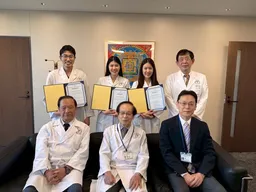
#> input picture photos/cjimc-1.webp, 256 x 192 px, shrunk from 1477 x 1108 before the run, given in place of src.png, which was not available
$ python trace.py ../photos/cjimc-1.webp
#> lines starting #> are read from the running program, lines starting #| are printed output that depends on the picture; pictures that were not available may be replaced by others from this repository, and a replacement may not be noted
import numpy as np, potrace, sys
from PIL import Image, ImageFilter
import cv2

S = 8  # upscale factor
src = Image.open('src.png').convert('RGB')
#> src is the input picture: PIL image 256x192 RGB; mean R, G, B 138.8, 121.4, 107.3
W, H = src.size
#> W = 256; H = 192
big = np.array(src.resize((W*S, H*S), Image.LANCZOS)).astype(np.float32)
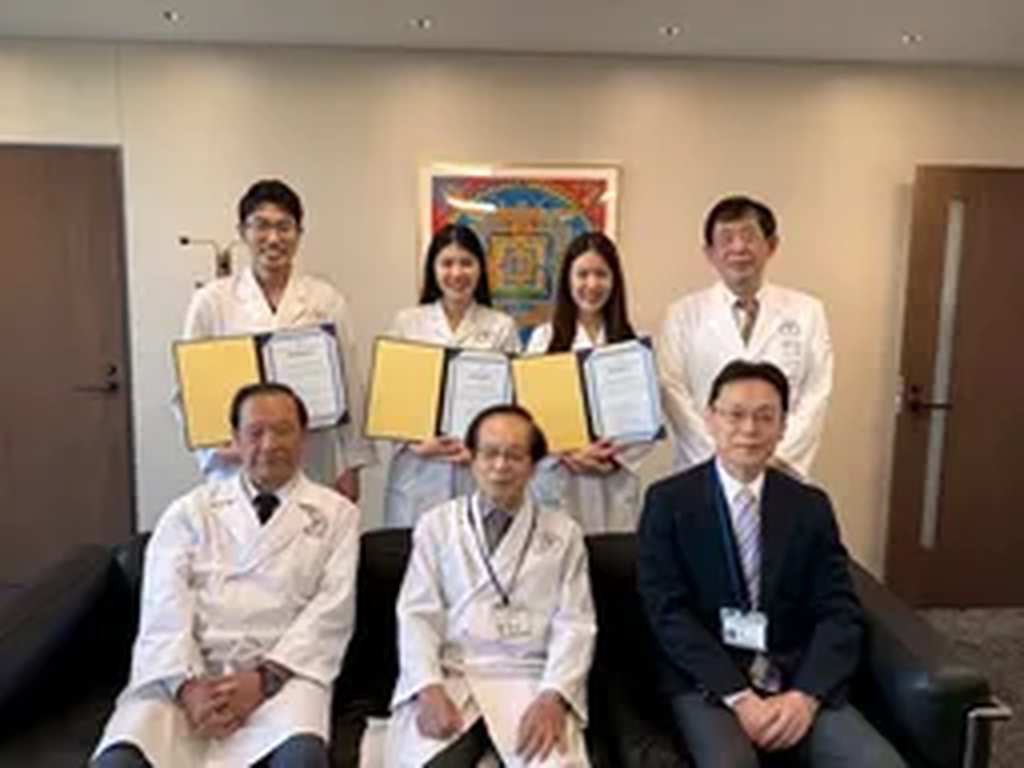
#> big: shape (1536, 2048, 3) float32 (shown at 1/2 size); mean R, G, B 138.8, 121.3, 107.2

cols = {
    'orange': (246, 123, 30),
    'yellow': (251, 249, 9),
    'red':    (251, 9, 15),
    'grey':   (177, 175, 177),
    'green':  (24, 120, 54),
    'white':  (255, 255, 255),
}
names = list(cols)
C = np.array([cols[n] for n in names], np.float32)
d = ((big[:, :, None, :] - C[None, None]) ** 2).sum(-1)
lab = d.argmin(-1)
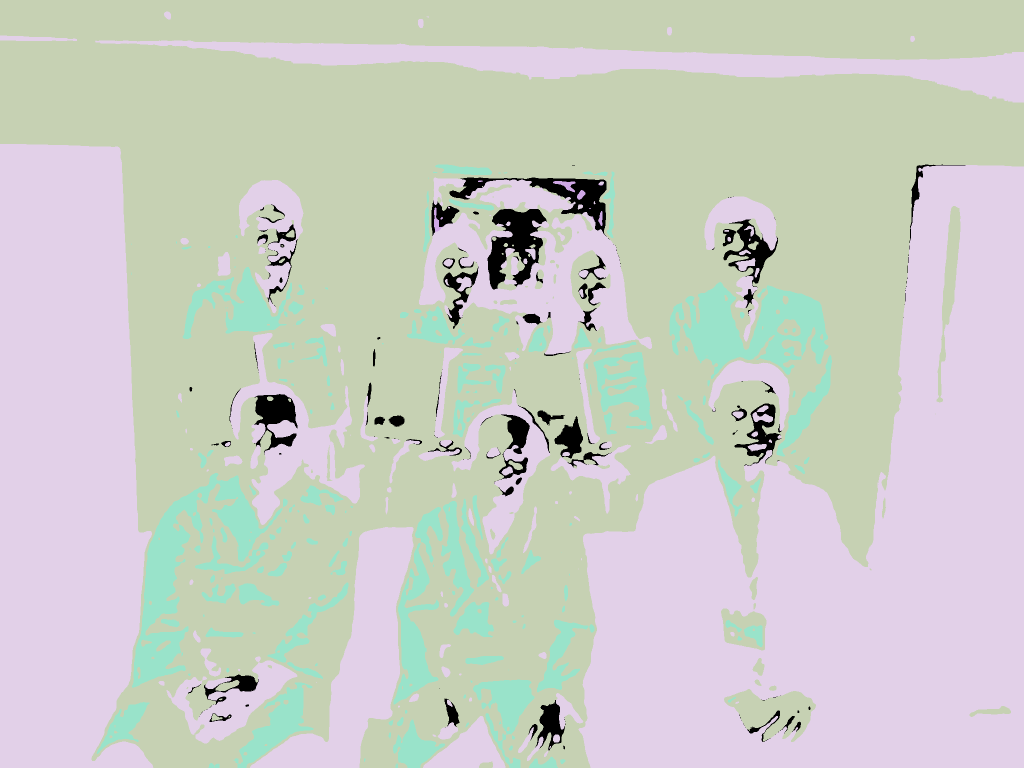
#> lab: shape (1536, 2048) int64 (shown at 1/2 size); 6 distinct labels, from 0 to 5; one colour per label, 0 black

def curve_path(curve):
    p = curve.start_point
    out = [f'M{p.x/S:.2f},{p.y/S:.2f}']
    for seg in curve.segments:
        if seg.is_corner:
            out.append(f'L{seg.c.x/S:.2f},{seg.c.y/S:.2f}L{seg.end_point.x/S:.2f},{seg.end_point.y/S:.2f}')
        else:
            out.append(f'C{seg.c1.x/S:.2f},{seg.c1.y/S:.2f} {seg.c2.x/S:.2f},{seg.c2.y/S:.2f} {seg.end_point.x/S:.2f},{seg.end_point.y/S:.2f}')
    out.append('Z')
    return ''.join(out)

paths = {}
for n in sys.argv[1:]:
#> (the run stopped early here; a loop or call above may not have finished)

$ run again, on photos/cjimc-2.webp
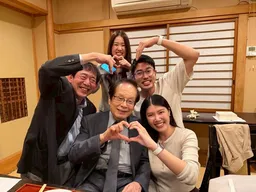
#> input picture photos/cjimc-2.webp, 256 x 192 px, shrunk from 1477 x 1108 before the run, given in place of src.png, which was not available
#> src is the input picture: PIL image 256x192 RGB; mean R, G, B 145.8, 108.4, 78.2
#> `big = np.array(src.resize((W*S, H*S), Image.LANCZOS)).astype(np.float32)`:
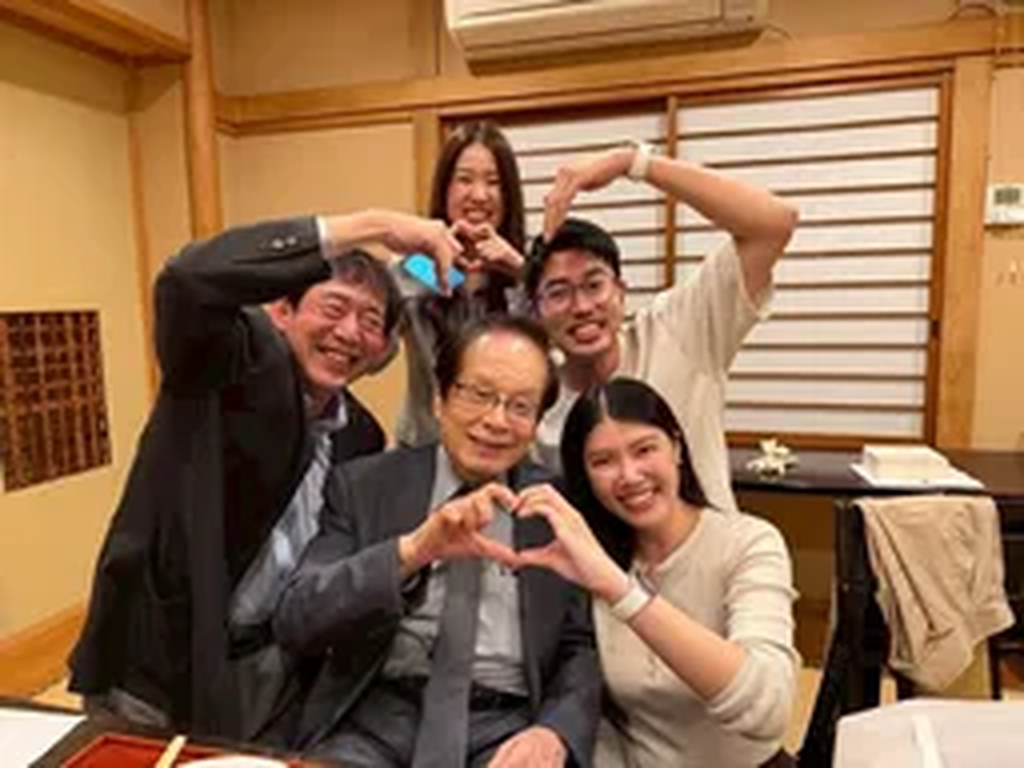
#> big: shape (1536, 2048, 3) float32 (shown at 1/2 size); mean R, G, B 146.1, 108.3, 78.2
#> `lab = d.argmin(-1)`:
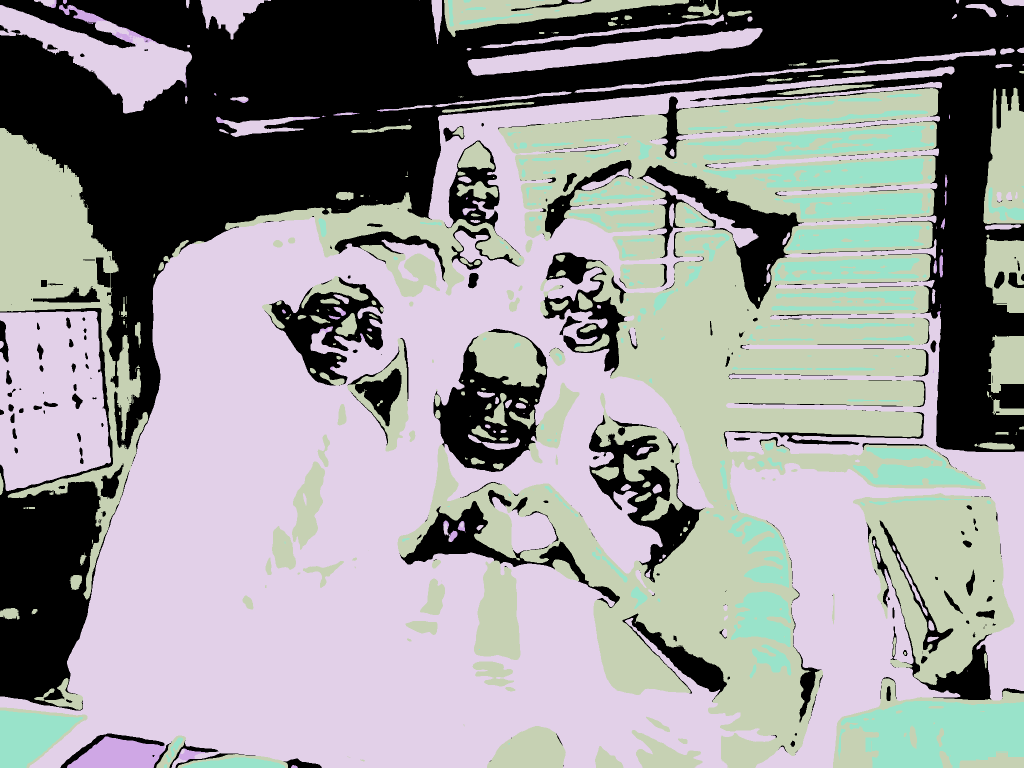
#> lab: shape (1536, 2048) int64 (shown at 1/2 size); 5 distinct labels, from 0 to 5; one colour per label, 0 black
